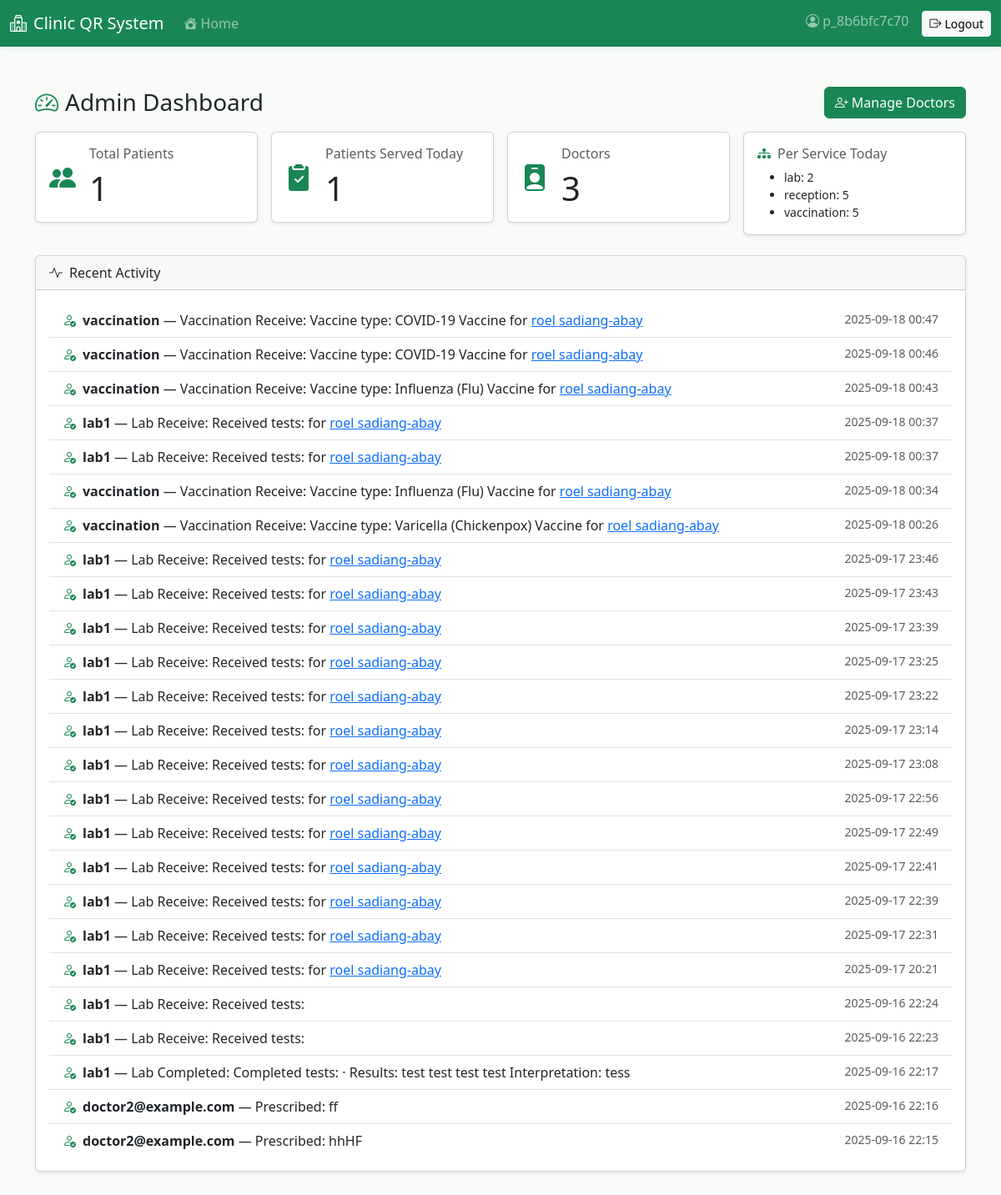
The page /dashboard/ (signed in) on the database its author committed.
### dashboard/models.py (models this page shows, shortened)
class ActivityLog(models.Model):
    actor = models.ForeignKey(settings.AUTH_USER_MODEL, on_delete=models.SET_NULL, null=True, related_name='activity_logs')
    verb = models.CharField(max_length=100)
    description = models.TextField()
    patient = models.ForeignKey('patients.Patient', on_delete=models.SET_NULL, null=True, blank=True)
    created_at = models.DateTimeField(auto_now_add=True)
    class Meta:
        ordering = ['-created_at']

### patients/models.py (models this page shows, shortened)
class Patient(models.Model):
    user = models.OneToOneField(User, on_delete=models.SET_NULL, null=True, blank=True, related_name='patient_profile')
    full_name = models.CharField(max_length=255)
    age = models.PositiveIntegerField(validators=[MinValueValidator(0)])
    address = models.TextField()
    contact = models.CharField(max_length=50)
    email = models.EmailField(unique=True)
    patient_code = models.CharField(max_length=20, unique=True)
    qr_code = models.ImageField(upload_to='qr_codes/', blank=True, null=True)
    must_change_password = models.BooleanField(default=False)
    created_at = models.DateTimeField(auto_now_add=True)

### dashboard/views.py (the view)
# urls.py: path('', views.index, name='dashboard_index'),
@login_required
def index(request):
    if not request.user.is_superuser:
        gnames = set(request.user.groups.values_list('name', flat=True))
        if 'Reception' in gnames:
            return redirect('dashboard_reception')
        if 'Doctor' in gnames:
            return redirect('dashboard_doctor')
        if 'Laboratory' in gnames:
            return redirect('dashboard_lab')
        if 'Pharmacy' in gnames:
            return redirect('dashboard_pharmacy')
        if 'Vaccination' in gnames:
            return redirect('dashboard_vaccination')
    now = timezone.localdate()
    total_patients = Patient.objects.count()
    patients_served_today = Visit.objects.filter(timestamp__date=now).values('patient').distinct().count()
    per_service = (
        Visit.objects.filter(timestamp__date=now)
        .values('service')
        .order_by()
        .annotate(count=models.Count('id'))
    )
    try:
        doctor_group = Group.objects.get(name='Doctor')
        num_doctors = doctor_group.user_set.count()
    except Group.DoesNotExist:
        num_doctors = 0
    activity_logs = ActivityLog.objects.select_related('actor', 'patient')[:25]
    context = {
        'total_patients': total_patients,
        'patients_served_today': patients_served_today,
        'per_service': per_service,
        'num_doctors': num_doctors,
        'activity_logs': activity_logs,
    }
    return render(request, 'dashboard/index.html', context)

### dashboard/templates/dashboard/index.html
{% extends 'base.html' %}
{% block content %}
<div class="d-flex justify-content-between align-items-center mb-3">
  <h3 class="mb-0 d-flex align-items-center"><i class="bi bi-speedometer2 text-success me-2"></i>Admin Dashboard</h3>
  <a href="/dashboard/doctors/" class="btn btn-success"><i class="bi bi-person-plus me-1"></i>Manage Doctors</a>
</div>
<div class="row g-3">
  <div class="col-md-3">
    <div class="card shadow-sm">
      <div class="card-body">
        <div class="d-flex align-items-center">
          <i class="bi bi-people-fill text-success fs-2 me-3"></i>
          <div>
            <div class="h6 text-muted">Total Patients</div>
            <div class="display-6">{{ total_patients }}</div>
          </div>
        </div>
      </div>
    </div>
  </div>
  <div class="col-md-3">
    <div class="card shadow-sm">
      <div class="card-body">
        <div class="d-flex align-items-center">
          <i class="bi bi-clipboard2-check-fill text-success fs-2 me-3"></i>
          <div>
            <div class="h6 text-muted">Patients Served Today</div>
            <div class="display-6">{{ patients_served_today }}</div>
          </div>
        </div>
      </div>
    </div>
  </div>
  <div class="col-md-3">
    <div class="card shadow-sm">
      <div class="card-body">
        <div class="d-flex align-items-center">
          <i class="bi bi-person-badge-fill text-success fs-2 me-3"></i>
          <div>
            <div class="h6 text-muted">Doctors</div>
            <div class="display-6">{{ num_doctors }}</div>
          </div>
        </div>
      </div>
    </div>
  </div>
  <div class="col-md-3">
    <div class="card shadow-sm">
      <div class="card-body">
        <div class="h6 text-muted"><i class="bi bi-diagram-3-fill text-success me-2"></i>Per Service Today</div>
        <ul class="mb-0 small">
          {% for row in per_service %}
            <li>{{ row.service }}: {{ row.count }}</li>
          {% empty %}
            <li>No visits yet.</li>
          {% endfor %}
        </ul>
      </div>
    </div>
  </div>
</div>
<div class="card shadow-sm mt-4">
  <div class="card-header"><i class="bi bi-activity me-2"></i>Recent Activity</div>
  <div class="card-body">
    <ul class="list-group list-group-flush">
      {% for a in activity_logs %}
        <li class="list-group-item d-flex justify-content-between">
          <span><i class="bi bi-person-check text-success me-2"></i><strong>{{ a.actor }}</strong> — {{ a.verb }}: {{ a.description }} {% if a.patient %} for <a href="/patients/{{ a.patient.id }}/">{{ a.patient.full_name }}</a>{% endif %}</span>
          <span class="text-muted small">{{ a.created_at|date:'Y-m-d H:i' }}</span>
        </li>
      {% empty %}
        <li class="list-group-item">No activity yet.</li>
      {% endfor %}
    </ul>
  </div>
</div>
{% endblock %}

### templates/base.html (shortened to what this page needs)
<!doctype html>
<html lang="en">
  <head>
    <link href="https://cdn.jsdelivr.net/npm/bootstrap@5.3.3/dist/css/bootstrap.min.css" rel="stylesheet">
    <link href="https://cdn.jsdelivr.net/npm/bootstrap-icons@1.11.3/font/bootstrap-icons.min.css" rel="stylesheet">
  </head>
  <body>
    <nav class="navbar navbar-expand-lg navbar-dark bg-success">
      <div class="container-fluid">
        <a class="navbar-brand d-flex align-items-center" href="/">
          <i class="bi bi-hospital me-2"></i>Clinic QR System
        </a>
        <div class="collapse navbar-collapse" id="navbarsMain">
          <ul class="navbar-nav me-auto mb-2 mb-lg-0">
            {% if request.user.is_authenticated %}
              <li class="nav-item">
                <a class="nav-link" href="{% if request.user.is_superuser %}/dashboard/{% elif request.user.groups.all.0.name == 'Reception' %}/dashboard/reception/{% elif request.user.groups.all.0.name == 'Doctor' %}/dashboard/doctor/{% elif request.user.groups.all.0.name == 'Laboratory' %}/dashboard/lab/{% elif request.user.groups.all.0.name == 'Pharmacy' %}/dashboard/pharmacy/{% elif request.user.groups.all.0.name == 'Vaccination' %}/dashboard/vaccination/{% elif request.user.groups.all.0.name == 'Patient' %}/patients/portal/{% else %}/dashboard/{% endif %}"><i class="bi bi-house-heart-fill me-1"></i>Home</a>
              </li>
            {% endif %}
          </ul>
          <ul class="navbar-nav ms-auto">
            {% if request.user.is_authenticated %}
              <li class="nav-item"><span class="navbar-text"><i class="bi bi-person-circle me-1"></i>{{ request.user.username }}</span></li>
              <li class="nav-item ms-3">
                <form method="post" action="/accounts/logout/" class="d-inline">
                  <button class="btn btn-light btn-sm" type="submit"><i class="bi bi-box-arrow-right me-1"></i>Logout</button>
                </form>
              </li>
            {% else %}
              <li class="nav-item"><a class="btn btn-light btn-sm" href="/accounts/login/"><i class="bi bi-box-arrow-in-right me-1"></i>Login</a></li>
            {% endif %}
          </ul>
        </div>
      </div>
    </nav>
    <main class="container my-5">
      {% block content %}{% endblock %}
    </main>
  </body>
</html>

### templates/base.html (style rules this page uses)
:root { --bs-primary: #198754; --bs-primary-rgb: 25, 135, 84; }
body { background-color: #f8fbf8; }
.navbar { box-shadow: 0 2px 8px rgba(0,0,0,0.06); }

### rows shown on the page
ActivityLog: actor "vaccination", verb "Vaccination Receive", description "Vaccine type: COVID-19 Vaccine", patient.full_name "roel sadiang-abay", created_at "2025-09-18 00:47"
ActivityLog: actor "vaccination", verb "Vaccination Receive", description "Vaccine type: COVID-19 Vaccine", patient.full_name "roel sadiang-abay", created_at "2025-09-18 00:46"
ActivityLog: actor "vaccination", verb "Vaccination Receive", description "Vaccine type: Influenza (Flu) Vaccine", patient.full_name "roel sadiang-abay", created_at "2025-09-18 00:43"
ActivityLog: actor "lab1", verb "Lab Receive", description "Received tests:", patient.full_name "roel sadiang-abay", created_at "2025-09-18 00:37"
ActivityLog: actor "lab1", verb "Lab Receive", description "Received tests:", patient.full_name "roel sadiang-abay", created_at "2025-09-18 00:37"
ActivityLog: actor "vaccination", verb "Vaccination Receive", description "Vaccine type: Influenza (Flu) Vaccine", patient.full_name "roel sadiang-abay", created_at "2025-09-18 00:34"
ActivityLog: actor "vaccination", verb "Vaccination Receive", description "Vaccine type: Varicella (Chickenpox) Vaccine", patient.full_name "roel sadiang-abay", created_at "2025-09-18 00:26"
ActivityLog: actor "lab1", verb "Lab Receive", description "Received tests:", patient.full_name "roel sadiang-abay", created_at "2025-09-17 23:46"
ActivityLog: actor "lab1", verb "Lab Receive", description "Received tests:", patient.full_name "roel sadiang-abay", created_at "2025-09-17 23:43"
ActivityLog: actor "lab1", verb "Lab Receive", description "Received tests:", patient.full_name "roel sadiang-abay", created_at "2025-09-17 23:39"
ActivityLog: actor "lab1", verb "Lab Receive", description "Received tests:", patient.full_name "roel sadiang-abay", created_at "2025-09-17 23:25"
ActivityLog: actor "lab1", verb "Lab Receive", description "Received tests:", patient.full_name "roel sadiang-abay", created_at "2025-09-17 23:22"
ActivityLog: actor "lab1", verb "Lab Receive", description "Received tests:", patient.full_name "roel sadiang-abay", created_at "2025-09-17 23:14"
ActivityLog: actor "lab1", verb "Lab Receive", description "Received tests:", patient.full_name "roel sadiang-abay", created_at "2025-09-17 23:08"
ActivityLog: actor "lab1", verb "Lab Receive", description "Received tests:", patient.full_name "roel sadiang-abay", created_at "2025-09-17 22:56"
ActivityLog: actor "lab1", verb "Lab Receive", description "Received tests:", patient.full_name "roel sadiang-abay", created_at "2025-09-17 22:49"
ActivityLog: actor "lab1", verb "Lab Receive", description "Received tests:", patient.full_name "roel sadiang-abay", created_at "2025-09-17 22:41"
ActivityLog: actor "lab1", verb "Lab Receive", description "Received tests:", patient.full_name "roel sadiang-abay", created_at "2025-09-17 22:39"
ActivityLog: actor "lab1", verb "Lab Receive", description "Received tests:", patient.full_name "roel sadiang-abay", created_at "2025-09-17 22:31"
ActivityLog: actor "lab1", verb "Lab Receive", description "Received tests:", patient.full_name "roel sadiang-abay", created_at "2025-09-17 20:21"
ActivityLog: actor "lab1", verb "Lab Receive", description "Received tests:", created_at "2025-09-16 22:24"
ActivityLog: actor "lab1", verb "Lab Receive", description "Received tests:", created_at "2025-09-16 22:23"
ActivityLog: actor "lab1", verb "Lab Completed", description "Completed tests: · Results: test test test test Interpretation: tess", created_at "2025-09-16 22:17"
ActivityLog: actor "doctor2@example.com", verb "Prescribed", description "ff", created_at "2025-09-16 22:16"
ActivityLog: actor "doctor2@example.com", verb "Prescribed", description "hhHF", created_at "2025-09-16 22:15"

### other values the page prints
{{ request.user.username }} "p_8b6bfc7c70"
{{ total_patients }} "1"
{{ patients_served_today }} "1"
{{ num_doctors }} "3"
{{ row.service }} "lab" "reception" "vaccination"
{{ row.count }} "2" "5" "5"
